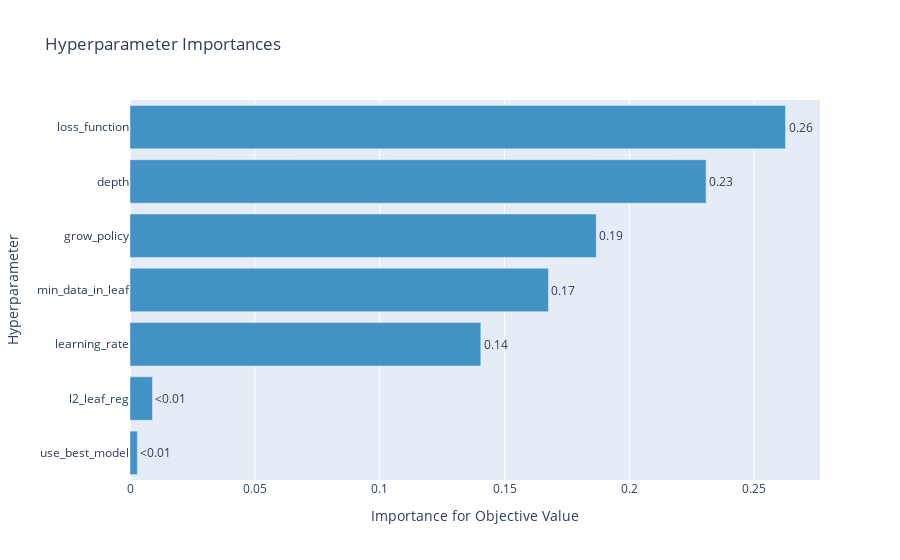

Notebook cell for this chart:
### Code cell
# 하이퍼파라미터 중요도
optuna.visualization.plot_param_importances(CBR_study)

### Figure 1 — Plotly figure (JSON) as saved in the notebook; plotly's stock layout.template omitted (floating-point values rounded to 4 significant figures)
{"data": [{"cliponaxis": false, "hovertemplate": ["use_best_model (CategoricalDistribution): 0.0029366264631095554<extra></extra>", "l2_leaf_reg (FloatDistribution): 0.008982042538850363<extra></extra>", "learning_rate (FloatDistribution): 0.14050689595880922<extra></extra>", "min_data_in_leaf (IntDistribution): 0.1675878193177464<extra></extra>", "grow_policy (CategoricalDistribution): 0.18672892251609313<extra></extra>", "depth (IntDistribution): 0.2307267813920006<extra></extra>", "loss_function (CategoricalDistribution): 0.2625309118133908<extra></extra>"], "marker": {"color": "rgb(66,146,198)"}, "orientation": "h", "text": ["<0.01", "<0.01", "0.14", "0.17", "0.19", "0.23", "0.26"], "textposition": "outside", "type": "bar", "x": [0.002937, 0.008982, 0.1405, 0.1676, 0.1867, 0.2307, 0.2625], "y": ["use_best_model", "l2_leaf_reg", "learning_rate", "min_data_in_leaf", "grow_policy", "depth", "loss_function"]}], "layout": {"showlegend": false, "title": {"text": "Hyperparameter Importances"}, "xaxis": {"title": {"text": "Importance for Objective Value"}}, "yaxis": {"title": {"text": "Hyperparameter"}}}}
